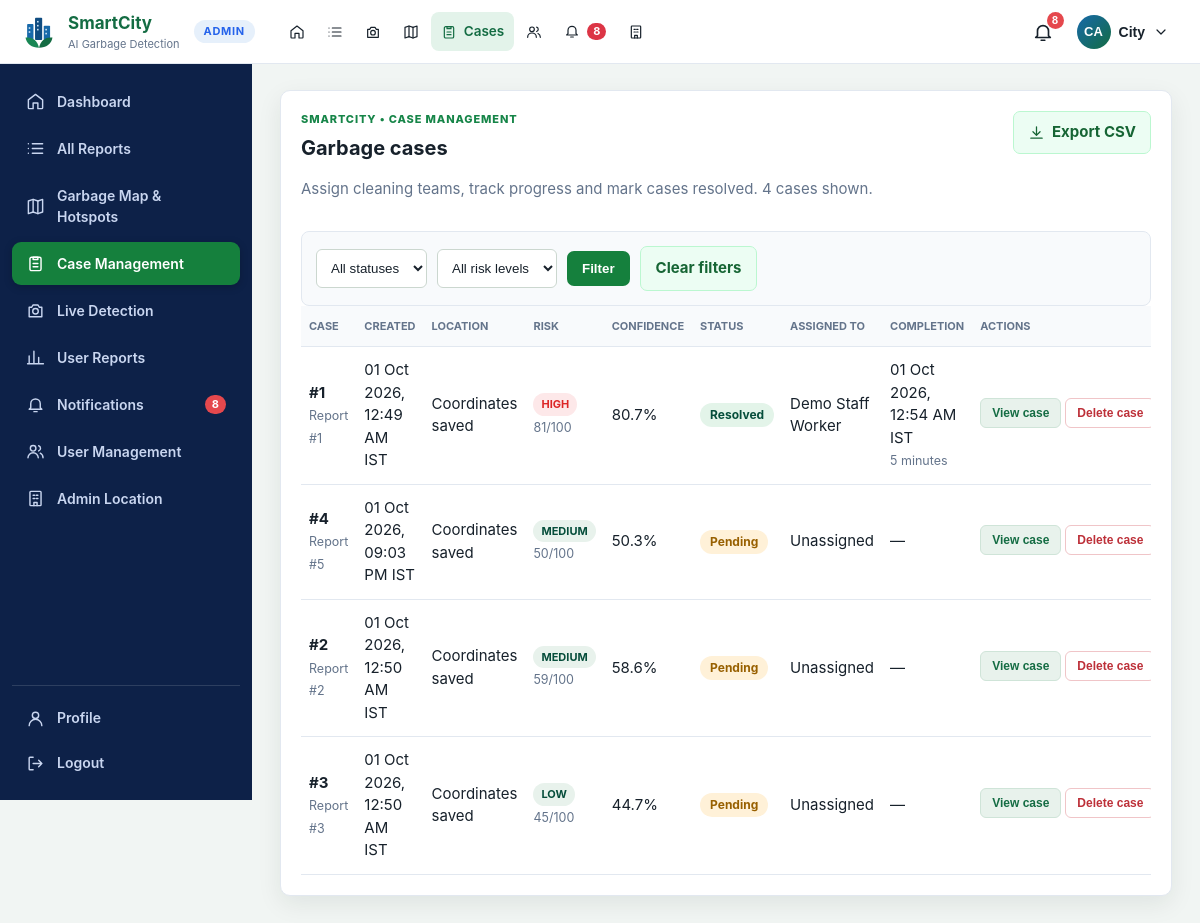
The page /admin/cases (signed in) on the database its author committed.
### tables this page shows
CREATE TABLE users (
    id INTEGER PRIMARY KEY AUTOINCREMENT,
    username TEXT NOT NULL UNIQUE COLLATE NOCASE,
    email TEXT UNIQUE COLLATE NOCASE,
    full_name TEXT NOT NULL,
    phone TEXT,
    password_hash TEXT NOT NULL,
    role TEXT NOT NULL DEFAULT 'user' CHECK(role IN ('admin', 'user', 'staff')),
    is_active INTEGER NOT NULL DEFAULT 1,
    created_at TEXT NOT NULL DEFAULT CURRENT_TIMESTAMP,
    last_login_at TEXT
);

CREATE TABLE cases (
    id INTEGER PRIMARY KEY AUTOINCREMENT,
    alert_id INTEGER NOT NULL UNIQUE REFERENCES alerts(id),
    detection_id INTEGER NOT NULL UNIQUE REFERENCES detections(id),
    status TEXT NOT NULL DEFAULT 'PENDING' CHECK(status IN ('PENDING', 'ASSIGNED', 'CLEANING', 'COMPLETED')),
    assignee_id INTEGER REFERENCES assignees(id),
    notes TEXT,
    created_at TEXT NOT NULL DEFAULT CURRENT_TIMESTAMP,
    updated_at TEXT NOT NULL DEFAULT CURRENT_TIMESTAMP
, before_image_path TEXT, started_at TEXT, after_image_path TEXT, completed_at TEXT, completion_notes TEXT, resolution_minutes INTEGER);

CREATE TABLE alerts (
    id INTEGER PRIMARY KEY AUTOINCREMENT,
    detection_id INTEGER NOT NULL UNIQUE REFERENCES detections(id),
    created_at TEXT NOT NULL DEFAULT CURRENT_TIMESTAMP,
    status TEXT NOT NULL DEFAULT 'PENDING',
    risk_level TEXT,
    risk_score INTEGER,
    confidence REAL,
    latitude REAL,
    longitude REAL,
    address TEXT
);

CREATE TABLE assignees (
    id INTEGER PRIMARY KEY AUTOINCREMENT,
    name TEXT NOT NULL UNIQUE,
    kind TEXT NOT NULL CHECK(kind IN ('WORKER', 'TEAM')),
    is_demo INTEGER NOT NULL DEFAULT 1
, user_id INTEGER);

### app/main.py (the view)
    @app.get("/admin/cases")
    @admin_required
    def cases():
        refresh_notifications()
        status = request.args.get("status", "")
        risk = request.args.get("risk", "")
        return render_template(
            "cases.html",
            cases=db.list_cases(app.config["DATABASE"], status=status, risk=risk),
            issue_case_ids=db.open_issue_case_ids(app.config["DATABASE"]),
            status=status,
            risk=risk,
        )

### app/auth.py (called while the page is built)
def initials(name: str | None) -> str:
    parts = [p for p in (name or "").split() if p]
    if not parts:
        return "?"
    if len(parts) == 1:
        return parts[0][:2].upper()
    return (parts[0][0] + parts[-1][0]).upper()

def login_required(view):
    @wraps(view)
    def wrapped(*args, **kwargs):
        if g.user is None:
            if request.path.startswith("/api/"):
                return {"ok": False, "error": "Please sign in to continue."}, 401
            next_url = request.full_path.rstrip("?") if request.method == "GET" else None
            login_endpoint = LOGIN_ENDPOINTS[area_for_path(request.path)]
            return redirect(url_for(login_endpoint, next=next_url))
        return view(*args, **kwargs)
    return wrapped

def admin_required(view):
    @wraps(view)
    @login_required
    def wrapped(*args, **kwargs):
        if g.user["role"] != ROLE_ADMIN:
            abort(403)
        return view(*args, **kwargs)
    return wrapped

### app/database/db.py (called while the page is built)
@contextmanager
def connect(database_path: str | Path):
    connection = sqlite3.connect(database_path)
    connection.row_factory = sqlite3.Row
    connection.execute("PRAGMA foreign_keys = ON")
    try:
        yield connection
        connection.commit()
    except Exception:
        connection.rollback()
        raise
    finally:
        connection.close()

def _notification_scope(audience, user_id):
    if audience == "user":
        return "n.audience = 'user' AND d.user_id = ?", [user_id]
    if audience == "staff":
        return (
            "n.audience = 'staff' AND c.assignee_id IN (SELECT id FROM assignees WHERE user_id = ?)",
            [user_id],
        )
    return "n.audience = 'admin'", []

def unread_notification_count(database_path, audience="admin", user_id=None):
    where, params = _notification_scope(audience, user_id)
    with connect(database_path) as connection:
        return connection.execute(
            f"""SELECT COUNT(*) FROM notifications n
                JOIN cases c ON c.id = n.case_id
                JOIN detections d ON d.id = c.detection_id
                WHERE n.is_read = 0 AND {where}""",
            params,
        ).fetchone()[0]

def get_user(database_path, user_id):
    if user_id is None:
        return None
    with connect(database_path) as connection:
        return connection.execute("SELECT * FROM users WHERE id = ?", (user_id,)).fetchone()

### app/templates/cases.html (shortened to what this page needs)
{% extends 'admin_base.html' %}{% from '_icons.html' import icon %}
{% block content %}
<section class="panel"><div class="panel-heading"><div><small class="eyebrow">SMARTCITY • CASE MANAGEMENT</small><h2>Garbage cases</h2><p>Assign cleaning teams, track progress and mark cases resolved. {{ cases|length }} case{{ '' if cases|length == 1 else 's' }} shown.</p></div><div class="actions"><a class="button secondary" href="{{ url_for('export_history', status=status, risk=risk) }}">{{ icon('download', 17) }} Export CSV</a></div></div>
<form class="filters" method="get"><select name="status"><option value="">All statuses</option></select><select name="risk"><option value="">All risk levels</option></select><button class="button" type="submit">Filter</button><a class="button secondary" href="{{ url_for('cases') }}">Clear filters</a></form>
{% if cases %}<div class="table-wrap"><table><thead><tr><th>Case</th><th>Created</th><th>Location</th><th>Risk</th><th>Confidence</th><th>Status</th><th>Assigned to</th><th>Completion</th><th>Actions</th></tr></thead><tbody>{% for case in cases %}<tr><td><b>#{{ case['id'] }}</b><br><small>Report #{{ case['detection_id'] }}</small></td><td>{{ case['created_at']|india_datetime }}</td><td>{{ case['address'] or ('Coordinates saved' if case['latitude'] is not none else 'Not shared') }}</td><td><span class="badge {{ (case['risk_level'] or 'low')|lower }}">{{ case['risk_level'] }}</span><br><small>{{ case['risk_score'] }}/100</small></td><td>{{ case['confidence']|percent }}</td><td><span class="pill {{ case['status']|status_class }}">{{ case['status']|status_label }}</span></td><td>{{ case['assignee_name'] or 'Unassigned' }}{% if case['id'] in issue_case_ids %}<br><span class="pill pending" title="Staff reported that this location could not be cleaned">Issue reported</span>{% endif %}</td><td>{% if case['completed_at'] %}{{ case['completed_at']|india_datetime }}<br><small>{{ case['resolution_minutes']|duration }}</small>{% else %}—{% endif %}</td><td class="row-actions"><a class="mini-btn view" href="{{ url_for('case_detail', case_id=case['id']) }}">View case</a><form class="inline" method="post" action="{{ url_for('delete_case', case_id=case['id']) }}" data-confirm="Delete Case #{{ case['id'] }} and its report? This cannot be undone."><button class="mini-btn del" type="submit">Delete case</button></form></td></tr>{% endfor %}</tbody></table></div>{% else %}<div class="empty"><b>No cases found</b><p>Validated garbage reports will appear here as cases.</p></div>{% endif %}</section>
{% endblock %}

### app/templates/_profile_menu.html (shortened to what this page needs)
{% from '_icons.html' import icon %}
{% if current_user %}
<div class="profile-menu" data-dropdown>
  <button class="profile-trigger" type="button" data-dropdown-toggle aria-haspopup="menu" aria-expanded="false" aria-label="Account menu">
    <span class="avatar">{{ user_initials }}</span>
    <span class="profile-name">{{ current_user['full_name'].split()[0] }}</span>
    {{ icon('chevron', 16) }}
  </button>
</div>
{% else %}
<div class="auth-links"><a class="button secondary" href="{{ url_for('login') }}">Login</a><a class="button" href="{{ url_for('register') }}">Register</a></div>
{% endif %}

### app/static/css/mobile-app.css (style rules this page uses)
html { -webkit-text-size-adjust:100%;text-size-adjust:100%;-webkit-tap-highlight-color:transparent }
body { padding-left:env(safe-area-inset-left);padding-right:env(safe-area-inset-right);overflow-x:hidden }
table { max-width:100% }
.panel,.table-wrap,.table-scroll { overflow-x:auto }

### app/static/css/app.css (style rules this page uses)
:root { --green:#146c43;--green2:#198754;--blue:#1769aa;--amber:#c97805;--red:#bd3039;--ink:#25332d;--muted:#69766f;--bg:#f5f7f5;--card:#fff;--line:#dfe6e1;--shadow:0 3px 12px #1a30200d }
* { box-sizing:border-box }
body { margin:0;background:var(--bg);color:var(--ink);font:15px/1.5 Arial,Segoe UI,sans-serif }
.button,.danger { display:inline-flex;justify-content:center;align-items:center;gap:7px;border:0;border-radius:6px;background:var(--green2);color:#fff;padding:10px 15px;font-weight:700;text-decoration:none;cursor:pointer }
.button.secondary { background:#e8f2ec;color:var(--green) }
.panel,.stat-grid article { background:var(--card);border:1px solid var(--line);border-radius:8px;box-shadow:var(--shadow) }
.panel { padding:22px;margin-bottom:20px }
.panel-heading { display:flex;justify-content:space-between;gap:16px;margin-bottom:16px }
.panel h2 { margin:0;font-size:20px }
.panel-heading p,small { color:var(--muted) }
.badge { display:inline-block;border-radius:99px;padding:3px 8px;font-size:11px;font-weight:700;background:#e8f2ec;color:var(--green) }
.badge.high { background:#fde8e9;color:var(--red) }
input,select { max-width:100%;border:1px solid #cbd7cf;border-radius:6px;padding:10px;background:#fff;color:var(--ink) }
.camera-controls,.camera-actions,.filters,.actions { display:flex;flex-wrap:wrap;gap:9px }
.filters { padding:15px 0;border-top:1px solid var(--line) }
.table-wrap { overflow:auto }
table { width:100%;min-width:700px;border-collapse:collapse }
th,td { padding:12px 8px;border-bottom:1px solid var(--line);text-align:left }
th { font-size:11px;color:var(--muted);text-transform:uppercase }
td a { color:var(--green);font-weight:700;text-decoration:none }

### app/static/css/final-ui.css (style rules this page uses)
:root { --green:#064e3b;--green2:#15803d;--blue:#2563eb;--amber:#f59e0b;--red:#dc2626;--ink:#17212b;--muted:#64748b;--bg:#f5f7f6;--line:#e2e8f0;--shadow:0 8px 24px rgba(15,42,30,.08) }
body { font-family:Inter,ui-sans-serif,system-ui,-apple-system,"Segoe UI",sans-serif;color:var(--ink);background:var(--bg) }
.button { border-radius:7px;padding:9px 14px;background:#15803d;box-shadow:none }
.button.secondary { background:#ecfdf3;color:#166534;border:1px solid #bbf7d0 }
.panel { border-radius:10px;padding:20px;box-shadow:var(--shadow) }
.table-wrap table { background:#fff }
.table-wrap th { background:#f8fafc }
.table-wrap td { vertical-align:middle }
.filters { gap:10px;background:#f8fafc;padding:14px;border-radius:8px;border:1px solid var(--line) }

### app/static/css/final-polish.css (style rules this page uses)
body { background:linear-gradient(145deg,#f7fbf8 0%,#f3f9ff 54%,#f8fcf7 100%) }
.eyebrow { display:block;margin-bottom:5px;color:#168548;font-size:11px;font-weight:800;letter-spacing:.08em }

### app/static/css/portal.css (style rules this page uses)
:root { --navy:#0d2148;--navy2:#132b5c;--sky:#e6f0fb }
.avatar { display:inline-grid;place-items:center;width:34px;height:34px;border-radius:50%;background:linear-gradient(135deg,#1769aa,#146c43);color:#fff;font-weight:700;font-size:13px;letter-spacing:.02em;flex:0 0 auto }
.profile-menu { position:relative }
.profile-trigger { display:flex;align-items:center;gap:8px;background:none;border:1px solid transparent;border-radius:99px;padding:4px 10px 4px 4px;cursor:pointer;color:var(--ink);font:600 14px/1 Arial,sans-serif }
.pill { display:inline-block;border-radius:99px;padding:3px 10px;font-size:12px;font-weight:700;white-space:nowrap }
.pill.pending { background:#fff1d8;color:#986000 }
.pill.resolved { background:#e3f4e9;color:var(--green) }
.mini-btn { display:inline-block;font:600 12px/1 Arial,sans-serif;padding:8px 11px;margin:0 4px 4px 0;border-radius:6px;border:1px solid transparent;text-decoration:none;cursor:pointer }
.mini-btn.view { background:#e8f2ec;color:#146c43;border-color:#cfe4d8 }
.mini-btn.del { background:#fff;color:#bd3039;border-color:#f0c5c8 }
.row-actions { white-space:nowrap }
.row-actions form.inline { display:inline;margin:0 }
.admin-body { background:#f1f5f3 }
.admin-content .panel { margin-bottom:20px }
.panel-heading .actions,.panel-heading .page-actions { align-self:flex-start;align-items:center }
.filters .button,.filters select,.filters input { align-self:center;height:auto }
.filters .button { padding:10px 15px }

### rows shown on the page
users: full_name "City"
cases: id "1", detection_id "1", created_at|india_datetime "01 Oct 2026, 12:49 AM IST", latitude "Coordinates saved", risk_level "HIGH", risk_score "81", confidence|percent "80.7%", status|status_label "Resolved", name "Demo Staff Worker", completed_at|india_datetime "01 Oct 2026, 12:54 AM IST", resolution_minutes|duration "5 minutes"
cases: id "4", detection_id "5", created_at|india_datetime "01 Oct 2026, 09:03 PM IST", latitude "Coordinates saved", risk_level "MEDIUM", risk_score "50", confidence|percent "50.3%", status|status_label "Pending", case "Unassigned"
cases: id "2", detection_id "2", created_at|india_datetime "01 Oct 2026, 12:50 AM IST", latitude "Coordinates saved", risk_level "MEDIUM", risk_score "59", confidence|percent "58.6%", status|status_label "Pending", case "Unassigned"
cases: id "3", detection_id "3", created_at|india_datetime "01 Oct 2026, 12:50 AM IST", latitude "Coordinates saved", risk_level "LOW", risk_score "45", confidence|percent "44.7%", status|status_label "Pending", case "Unassigned"

### other values the page prints
{{ label }} "Cases"
{{ unread_notifications }} "8"
{{ user_initials }} "CA"
{{ label }} "Dashboard" "All Reports" "Garbage Map & Hotspots" "Case Management" "Live Detection" "User Reports" "Notifications" "User Management" "Admin Location"
{{ cases|length }} "4"
{{ '' if cases|length == 1 else 's' }} "s"
